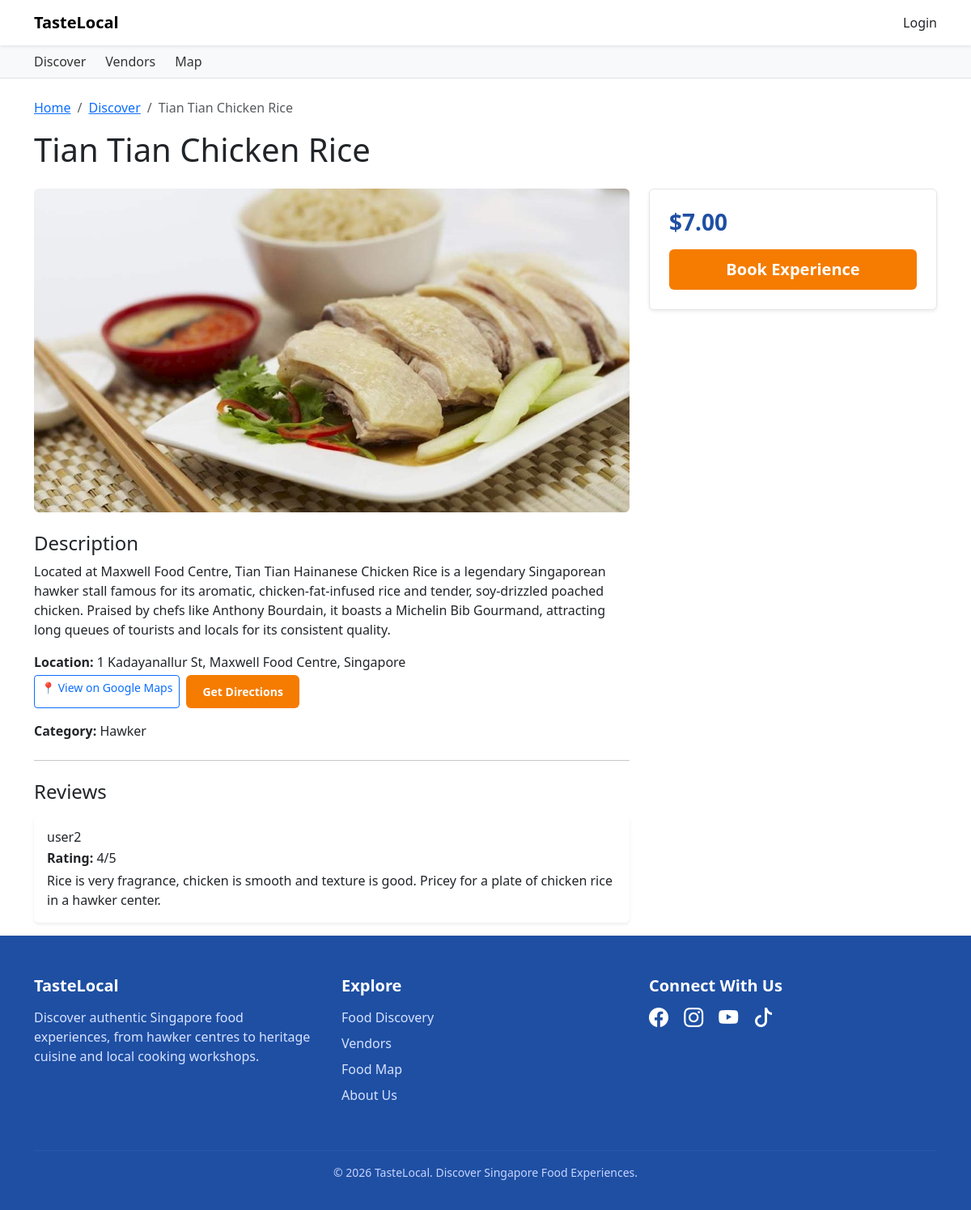
Page /experiences/5/ on the committed database.
### experiences/models.py (models this page shows, shortened)
class Experience(models.Model):
    CATEGORY_CHOICES = [
        ('hawker', 'Hawker'),
        ('restaurant', 'Restaurant'),
        ('cafe', 'Cafe'),
        ('tour', 'Food Tour'),
        ('workshop', 'Cooking Workshop'),
    ]
    title = models.CharField(max_length=200)
    description = models.TextField()
    category = models.CharField(
        max_length=20,
        choices=CATEGORY_CHOICES
    )
    location = models.CharField(max_length=255)
    price = models.DecimalField(
        max_digits=8,
        decimal_places=2
    )
    capacity = models.PositiveIntegerField(
        help_text="Maximum number of participants"
    )
    image = models.ImageField(
        upload_to='experiences/',
        blank=True,
        null=True
    )
    vendor = models.ForeignKey(
        User,
        on_delete=models.CASCADE,
        related_name='experiences'
    )
    is_active = models.BooleanField(
        default=True,
        help_text="Uncheck to hide this experience from listings"
    )
    created_at = models.DateTimeField(auto_now_add=True)
    updated_at = models.DateTimeField(auto_now=True)
    class Meta:
        ordering = ['-created_at']
        verbose_name = "Experience"
        verbose_name_plural = "Experiences"

### reviews/models.py (models this page shows, shortened)
class Review(models.Model):
    RATING_CHOICES = [
        (1, '1 Star'),
        (2, '2 Stars'),
        (3, '3 Stars'),
        (4, '4 Stars'),
        (5, '5 Stars'),
    ]
    user = models.ForeignKey(
        User,
        on_delete=models.CASCADE,
        related_name='reviews'
    )
    experience = models.ForeignKey(
        Experience,
        on_delete=models.CASCADE,
        related_name='reviews'
    )
    rating = models.PositiveSmallIntegerField(choices=RATING_CHOICES)
    comment = models.TextField()
    created_at = models.DateTimeField(auto_now_add=True)
    class Meta:
        ordering = ['-created_at']
        unique_together = ('user', 'experience')

### experiences/views.py (the view)
# urls.py: path('<int:id>/', views.experience_detail, name='experience_detail'),
def experience_detail(request, id):
    experience = get_object_or_404(Experience, id=id)
    reviews = experience.reviews.select_related('user').all()
    return render(request, "experiences/experience_detail.html", {
        "experience": experience,
        "reviews": reviews,
    })

### templates/experiences/experience_detail.html (shortened to what this page needs)
{% extends "base.html" %}
{% load static %}
{% block content %}
<div class="container mt-4">
    <nav aria-label="breadcrumb">
        <ol class="breadcrumb">
            <li class="breadcrumb-item">
                <a href="{% url 'home' %}">Home</a>
            </li>
            <li class="breadcrumb-item">
                <a href="{% url 'discover' %}">Discover</a>
            </li>
            <li class="breadcrumb-item active">
                {{ experience.title }}
            </li>
        </ol>
    </nav>
    <h1 class="mb-4">{{ experience.title }}</h1>
    <div class="row g-4">
        <div class="col-lg-8">
            {% if experience.image %}
                <img src="{{ experience.image.url }}"
                     class="img-fluid rounded mb-4"
                     style="width:100%; max-height:400px; object-fit:cover;"
                     alt="{{ experience.title }}">
            {% else %}
                <div class="rounded mb-4 d-flex align-items-center justify-content-center"
                     style="width:100%; height:400px; background:#dddddd;">
                    No Image
                </div>
            {% endif %}
            <h4>Description</h4>
            <p>{{ experience.description }}</p>
            <div class="mb-3">
                <p class="mb-1">
                    <strong>Location:</strong> {{ experience.location }}
                </p>
                <div class="d-flex gap-2 flex-wrap">
                    <a href="https://www.google.com/maps?q={{ experience.location|urlencode }}"
                       target="_blank"
                       class="btn btn-outline-primary btn-sm">
                       📍 View on Google Maps
                    </a>
                    <a href="https://www.google.com/maps/dir/?api=1&destination={{ experience.location|urlencode }}"
                       target="_blank"
                       class="btn btn-orange btn-sm">
                       Get Directions
                    </a>
                </div>
            </div>
            <p><strong>Category:</strong> {{ experience.get_category_display }}</p>
            <hr class="my-4">
            <div class="d-flex justify-content-between align-items-center mb-3">
                <h4 class="mb-0">Reviews</h4>
            </div>
            {% if reviews %}
                {% for review in reviews %}
                    <div class="card shadow-sm border-0 mb-3">
                        <div class="card-body">
                            <h6 class="mb-1">{{ review.user.username }}</h6>
                            <p class="mb-1"><strong>Rating:</strong> {{ review.rating }}/5</p>
                            <p class="mb-0">{{ review.comment }}</p>
                        </div>
                    </div>
                {% endfor %}
            {% else %}
                <p class="text-muted">No reviews yet.</p>
            {% endif %}
        </div>
        <div class="col-lg-4">
            <div class="booking-box p-4 shadow-sm rounded bg-white">
                <h3 class="price-text mb-3">
                    ${{ experience.price }}
                </h3>
                <a href="{% url 'create_booking' experience.id %}"
                   class="btn btn-orange btn-lg w-100">
                   Book Experience
                </a>
            </div>
        </div>
    </div>
</div>
{% endblock %}

### static/css/style.css (style rules this page uses)
.btn-orange { background-color:#f57c00; border:none; color:white; font-weight:600; padding:10px 20px; border-radius:6px; transition:all 0.25s ease; }
.booking-box { border: 1px solid #e6e6e6; padding: 24px; border-radius: 10px; background: white; box-shadow: 0 8px 20px rgba(0,0,0,0.08); }
.price-text { color: #1e4fa3; font-weight: 700; }

### rows in the picture
Experience: title "Tian Tian Chicken Rice", image (picture), description "Located at Maxwell Food Centre, Tian Tian Hainanese Chicken Rice is a legendary Singaporean hawker stall famous for its aromatic, chicken-fat-infused rice and tender, soy-drizzled poached chicken. Praised by chefs like Anthony Bourdain, it boasts a Michelin Bib Gourmand, attracting long queues of tourists and locals for its consistent quality.", location "1 Kadayanallur St, Maxwell Food Centre, Singapore", category "Hawker", price "7.00"
Review: user.username "user2", rating "4", comment "Rice is very fragrance, chicken is smooth and texture is good. Pricey for a plate of chicken rice in a hawker center."
